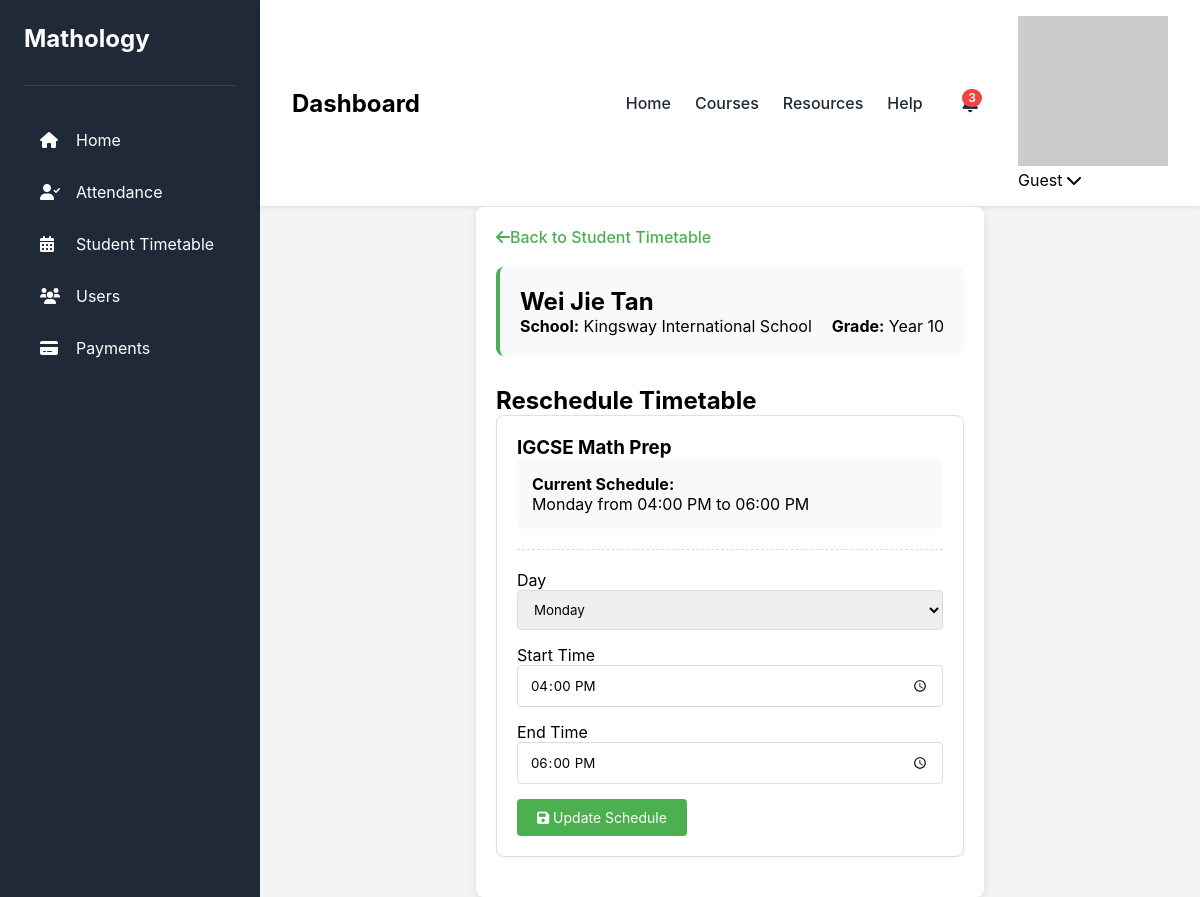
The app's page /Pages/admin/timetable_reschedule.php?student_id=1 with its own data.
### tables this page shows
CREATE TABLE `students` (
  `student_id` int(11) NOT NULL,
  `Last_Name` varchar(50) DEFAULT NULL,
  `First_Name` varchar(50) DEFAULT NULL,
  `Gender` tinyint(1) DEFAULT NULL,
  `DOB` date DEFAULT NULL,
  `School_Syllabus` text DEFAULT NULL,
  `School_Intake` varchar(20) DEFAULT NULL,
  `Current_School_Grade` text DEFAULT NULL,
  `School` varchar(100) DEFAULT NULL,
  `Mathology_Level` text DEFAULT NULL,
  `enrollment_date` date DEFAULT NULL,
  `status` enum('active','inactive','graduated') DEFAULT 'active',
  `How_Did_You_Heard_About_Us` varchar(100) DEFAULT NULL
);

CREATE TABLE `student_timetable` (
  `id` int(11) NOT NULL,
  `course` varchar(100) NOT NULL,
  `day` varchar(10) NOT NULL,
  `start_time` time NOT NULL,
  `end_time` time NOT NULL,
  `approved_at` timestamp NOT NULL DEFAULT current_timestamp(),
  `status` enum('active','cancelled') DEFAULT 'active',
  `student_course_id` int(11) NOT NULL
);

CREATE TABLE `courses` (
  `course_id` int(11) NOT NULL,
  `course_name` varchar(100) NOT NULL,
  `description` text DEFAULT NULL,
  `level` varchar(50) DEFAULT NULL,
  `created_at` timestamp NOT NULL DEFAULT current_timestamp()
);

### Pages/admin/timetable_reschedule.php (the view, shortened to what this page needs)
<?php
require_once '../setting.php';
$student = null;
$current_timetable = null;
$student_id = null;
if (isset($_GET['student_id'])) {
    $student_id = (int)$_GET['student_id'];
    $student_result = $conn->query("SELECT * FROM Students WHERE student_id = $student_id");
    if ($student_result && $student_result->num_rows > 0) {
        $student = $student_result->fetch_assoc();
        $current_timetable = $conn->query("
            SELECT t.*, c.course_name
            FROM student_timetable t
            JOIN student_courses sc ON t.student_course_id = sc.student_course_id
            JOIN courses c ON sc.course_id = c.course_id
            WHERE sc.student_id = $student_id
            ORDER BY FIELD(t.day, 'Monday', 'Tuesday', 'Wednesday', 'Thursday', 'Friday'), t.start_time
        ");
    } else {
        $_SESSION['error'] = "Student not found";
        header("Location: timetable_approve.php");
        exit();
    }
} else {
    $_SESSION['error'] = "Student ID is required";
    header("Location: timetable_approve.php");
    exit();
}
?>
<!DOCTYPE html>
<html lang="en">
<head>
    <link rel="stylesheet" href="../../Styles/common.css">
    <link rel="stylesheet" href="../../timtable.css">
    <link rel="stylesheet" href="https://cdnjs.cloudflare.com/ajax/libs/font-awesome/6.0.0/css/all.min.css">
</head>
<body>
    <div class="dashboard-container">
        <?php require("../includes/Aside_Nav.php"); ?>
        <main class="main-content">
            <?php require("../includes/Top_Nav_Bar.php"); ?>
            <div class="reschedule-container">
                <a href="timetable_approve.php?student_id=<?= $student_id ?>" class="back-link">
                    <i class="fas fa-arrow-left"></i> Back to Student Timetable
                </a>
                <div class="student-info">
                    <h2><?= htmlspecialchars($student['First_Name'] . ' ' . $student['Last_Name']) ?></h2>
                    <div style="display: flex; gap: 20px;">
                        <div><strong>School:</strong> <?= htmlspecialchars($student['School']) ?></div>
                        <div><strong>Grade:</strong> <?= htmlspecialchars($student['Current_School_Grade']) ?></div>
                    </div>
                </div>
                <h2>Reschedule Timetable</h2>
                <?php if ($current_timetable && $current_timetable->num_rows > 0): ?>
                    <?php while ($entry = $current_timetable->fetch_assoc()): ?>
                        <div class="timetable-card">
                            <h3><?= htmlspecialchars($entry['course_name']) ?></h3>
                            <div class="current-schedule">
                                <p><strong>Current Schedule:</strong></p>
                                <p><?= htmlspecialchars($entry['day']) ?> from
                                <?= date('h:i A', strtotime($entry['start_time'])) ?> to
                                <?= date('h:i A', strtotime($entry['end_time'])) ?></p>
                            </div>
                            <div class="reschedule-form">
                                <form method="POST" action="timetable_reschedule.php?student_id=<?= $student_id ?>">
                                    <div class="form-group">
                                        <label>Day</label>
                                        <select name="day" class="form-control" required>
                                            <?php foreach (['Monday','Tuesday','Wednesday','Thursday','Friday'] as $day): ?>
                                                <option value="<?= $day ?>" <?= $entry['day'] == $day ? 'selected' : '' ?>>
                                                    <?= $day ?>
                                                </option>
                                            <?php endforeach; ?>
                                        </select>
                                    </div>
                                    <div class="form-group">
                                        <label>Start Time</label>
                                        <input type="time" name="start_time" class="form-control"
                                               value="<?= date('H:i', strtotime($entry['start_time'])) ?>" required>
                                    </div>
                                    <div class="form-group">
                                        <label>End Time</label>
                                        <input type="time" name="end_time" class="form-control"
                                               value="<?= date('H:i', strtotime($entry['end_time'])) ?>" required>
                                    </div>
                                    <button type="submit" name="reschedule" class="btn btn-primary">
                                        <i class="fas fa-save"></i> Update Schedule
                                    </button>
                                </form>
                            </div>
                        </div>
                    <?php endwhile; ?>
                <?php else: ?>
                    <div class="alert alert-info">
                        No timetable entries found for this student.
                    </div>
                <?php endif; ?>
            </div>
        </main>
    </div>
</body>
</html>

### Styles/common.css (style rules this page uses)
:root { --primary-color: #4f46e5; --secondary-color: #818cf8; --background-color: #f3f4f6; --sidebar-color: #1f2937; --text-color: #1f2937; --text-light: #6b7280; --border-color: #e5e7eb; --white: #ffffff; --event-color-1: #fef3c7; --event-color-2: #dcfce7; --event-color-3: #dbeafe; --transition-speed: 0.3s; }
* { margin: 0; padding: 0; box-sizing: border-box; font-family: 'Inter', sans-serif; }
.dashboard-container { display: flex; min-height: 100vh; }
.main-content { flex: 1; background-color: var(--background-color); display: flex; flex-direction: column; }

### Pages/admin/timetable_reschedule.php (style rules this page uses)
.reschedule-container { max-width: 1200px; margin: 0 auto; padding: 20px; background: white; border-radius: 8px; box-shadow: 0 2px 10px rgba(0,0,0,0.1); }
.back-link { display: inline-flex; align-items: center; margin-bottom: 20px; color: #4CAF50; text-decoration: none; font-weight: 500; }
.student-info { background: #f8f9fa; padding: 20px; border-radius: 8px; margin-bottom: 30px; border-left: 4px solid #4CAF50; }
.timetable-card { background: white; border: 1px solid #e0e0e0; border-radius: 8px; padding: 20px; margin-bottom: 20px; box-shadow: 0 1px 3px rgba(0,0,0,0.05); }
.current-schedule { background-color: #f8f9fa; padding: 15px; border-radius: 6px; margin-bottom: 15px; }
.reschedule-form { margin-top: 20px; padding-top: 20px; border-top: 1px dashed #ddd; }
.form-group { margin-bottom: 15px; }
.form-control { width: 100%; padding: 10px 12px; border: 1px solid #ddd; border-radius: 4px; }
.btn { padding: 10px 20px; border: none; border-radius: 4px; font-size: 14px; cursor: pointer; }
.btn-primary { background-color: #4CAF50; color: white; }

### records on screen
students: First_Name+Last_Name "Wei Jie Tan", School "Kingsway International School", Current_School_Grade "Year 10"
student_timetable: courses.course_name "IGCSE Math Prep", day "Monday", start_time "04:00 PM", end_time "06:00 PM", start_time "16:00", end_time "18:00"

### other values on screen
$userName "Guest"
